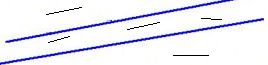
%> input picture example.png, 268 x 65 px
$ octave --eval "result = rot(imread('example.png'));"   (GNU Octave 9; MATLAB toolbox functions it lacks are replaced by stand-ins)
%> lines starting %> are read from the running program, lines starting %| are printed output that depends on the picture; in (x1, y1, x2, y2) boxes, pixels count from 0 and x2, y2 are one past the last pixel; in counts of white or black regions, pixels touching at a corner belong together; the program's own positions count from 1
function [im loc] = rot( I )

level=graythresh(I)-0.25
%> level = 0.33
BW=im2bw(I,level);
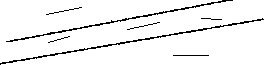
%> BW: size 65x268 logical; 94.5% white; black in thin lines or dots
BW = edge(BW, 'canny',level);
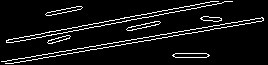
%> BW: size 65x268 logical; 7.4% white in thin lines or dots
[H,theta,rho] = hough(BW);
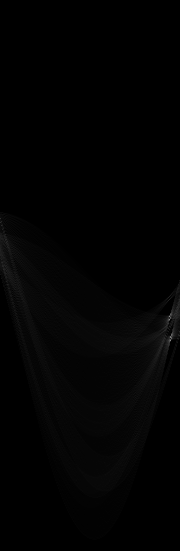
%> H: size 551x180 double; min 0, max 138, mean 2.3
%> theta = 180 values from -90 to 89; rho = 551 values from -275 to 275
P = houghpeaks(H,5,'Threshold', 0.5*max(H(:)));
%> P = [317 170; 341 171]
x = theta(P(:,2));
%> x = [79 80]
y = rho(P(:,1));
%> y = [41 65]
lines = houghlines(BW,theta,rho,P,'FillGap',5,'MinLength',7);
%> lines = empty struct
%figure, imshow(I), hold on
max_len = 0;
lenline=[]
for k = 1:length(lines)
    lenline=[lenline sqrt(abs((lines(k).point1(1)-lines(k).point2(1))^2 + (lines(k).point1(2)-lines(k).point2(2))^2))]
   xy = [lines(k).point1; lines(k).point2];
   % Определение конечной точки
   len = norm(lines(k).point1 - lines(k).point2);
   if ( len > max_len)
      max_len = len;
      xy_long = xy;
   end
end
%> this loop made 0 passes
%> after the loop, max_len = 0
[xmax,imax]=max(lenline)
%> xmax = []; imax = []
lenline(imax)=0
[xmax1,imax1] =max(lenline)
%> xmax1 = []; imax1 = []
%> (the run ends here)

$ run again, on pro1.png
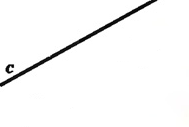
%> input picture pro1.png, 189 x 127 px
%> level = 0.313
%> in rot, `BW = edge(BW, 'canny',level);`:
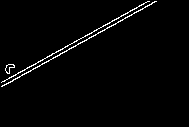
%> BW: size 127x189 logical; 1.9% white in thin lines or dots, all inside (x1, y1, x2, y2) = (1, 1, 157, 87)
%> in rot, `[H,theta,rho] = hough(BW);`: theta = 180 values from -90 to 89; rho = 455 values from -227 to 227
%> in rot, `P = houghpeaks(H,5,'Threshold', 0.5*max(H(:)));`: P = [304 152]
%> in rot, `x = theta(P(:,2));`: x = 61
%> in rot, `y = rho(P(:,1));`: y = 76
%> in rot, `lines = houghlines(BW,theta,rho,P,'FillGap',5,'MinLength',7);`: lines = 1 line; point1 to point2 (x, y): (155, 2) to (3, 87)
%> the loop in rot, `for k = 1:length(lines)` made 1 pass
%> (lenline, len, max_len, xy_long) on pass 1: (174.2, 174.2, 174.2, [155 2; 3 87])
%> in rot, `[xmax,imax]=max(lenline)`: xmax = 174.2; imax = 1
%> xmax1 = 0; imax1 = 1
%> line1 = [155 2 3 87]
%> a = 174.2
%> b = 152
%> a2 = 174.2
%> b2 = 152
%> fi = 29.21
%> i2: size 204x227 logical; 0.97% white in thin lines or dots, all inside (x1, y1, x2, y2) = (21, 60, 198, 79)
%> in rot, `[H,theta,rho] = hough(i2);`:
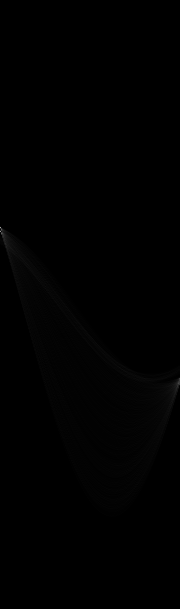
%> H: size 609x180 double; min 0, max 164, mean 0.7
%> in rot, `[H,theta,rho] = hough(i2);`: rho = 609 values from -304 to 304
%> in rot, `P = houghpeaks(H,5,'threshold',ceil(0.3*max(H(:))));`: P = [228 1]
%> in rot, `x = theta(P(:,2));`: x = -90
%> in rot, `y = rho(P(:,1));`: y = -77
%> in rot, `lines = houghlines(i2,theta,rho,P,'FillGap',5,'MinLength',7);`: lines = 1 line; point1 to point2 (x, y): (25, 78) to (198, 78)
%> the loop in rot, `for k = 1:length(lines)` made 1 pass
%> (lenline, len, max_len, xy_long) on pass 1: (173, 173, 173, [25 78; 198 78])
%> in rot, `[xmax,imax]=max(lenline)`: xmax = 173
%> loc = [25 78 198 78]
